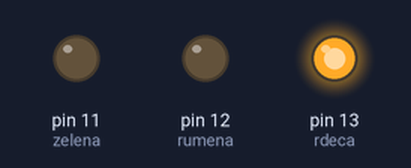
Bench run of a sketch on a simulated Arduino Uno, built with avr-gcc and run on an emulated ATmega328P. On the bench: output pins drawn as LEDs (lit = HIGH).

Above: at 0.1 s.
At 0.9 s:
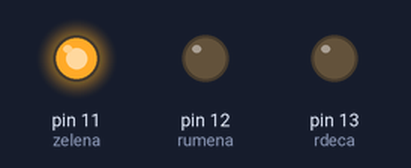
At 1.7 s:
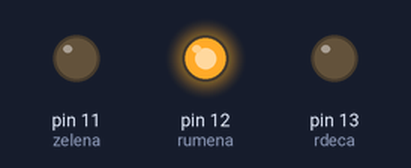
At 2.7 s:
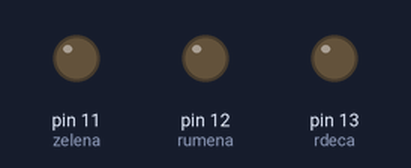
Timing chart, 0 to 3.0 s (numbered marks = the images above):
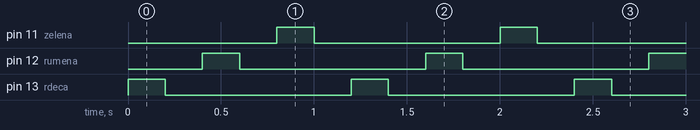

The sketch:

rdeca_rumena_zelena.ino
```cpp
int rdeca = 13;
int rumena = 12;
int zelena = 11;

void setup() {
  // put your setup code here, to run once:

pinMode(rdeca, OUTPUT);
pinMode(rumena, OUTPUT);
pinMode(zelena, OUTPUT);

}

void loop() {
  // put your main code here, to run repeatedly:
digitalWrite(rdeca, HIGH);
delay(200);
digitalWrite(rdeca, LOW);
delay(200);
digitalWrite(rumena, HIGH);
delay(200);
digitalWrite(rumena, LOW);
delay(200);
digitalWrite(zelena, HIGH);
delay(200);
digitalWrite(zelena, LOW);
delay(200);
}
```

Measured:
- by itself, pin 11 (zelena), pin 12 (rumena), pin 13 (rdeca): alternates HIGH for 0.20 s and LOW for 1.0 s
- by itself, everything shown: repeats every 1.2 s, in 6 steps
